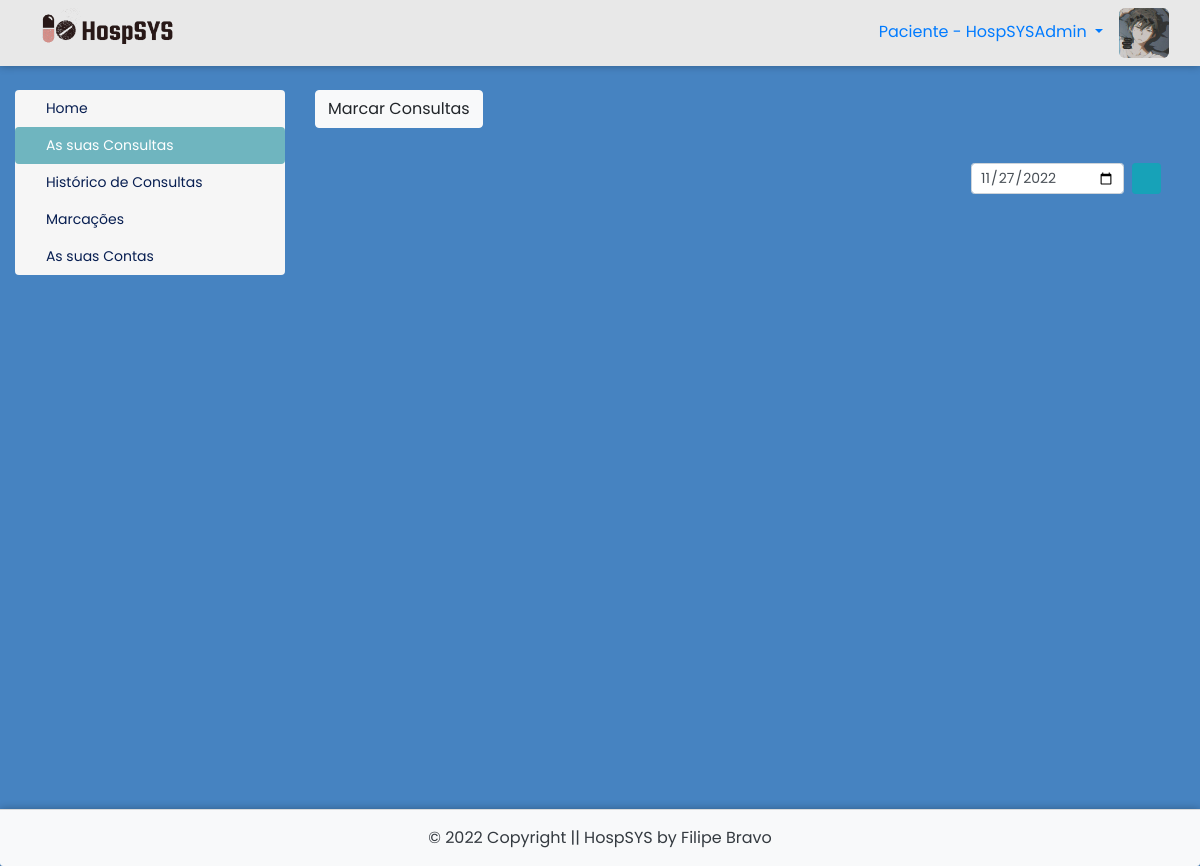
/painel-paciente/index.php?acao=consultas (signed in), run on the app's committed database.
### tables this page shows
CREATE TABLE `utilizadores` (
  `id` int(11) NOT NULL AUTO_INCREMENT,
  `nome` varchar(30) NOT NULL,
  `email` varchar(40) NOT NULL,
  `nif` varchar(20) NOT NULL,
  `cc` varchar(20) NOT NULL,
  `telefone` varchar(20) NOT NULL,
  `data_nascimento` date NOT NULL,
  `data_entrada` date DEFAULT NULL,
  `cedula` varchar(20) DEFAULT NULL,
  `especialidade` int(11) DEFAULT NULL,
  `consultorio` varchar(40) DEFAULT NULL,
  `password` varchar(200) DEFAULT NULL,
  `nivel` varchar(25) NOT NULL,
  `foto` varchar(150) DEFAULT NULL,
  `code` int(50) DEFAULT NULL,
  `status` varchar(30) DEFAULT NULL,
  `estado_conta` varchar(15) NOT NULL,
  PRIMARY KEY (`id`),
  KEY `especialidade` (`especialidade`),
  CONSTRAINT `utilizadores_ibfk_1` FOREIGN KEY (`especialidade`) REFERENCES `especialidades` (`id`) ON DELETE CASCADE
);

### painel-paciente/index.php (the view, shortened to what this page needs)
<?php
require_once("../conexao.php");
$id_utilizador = $_SESSION['id_utilizador'];
 $resultado_nif = $pdo->query("SELECT * from utilizadores where id = '$id_utilizador'");
 $dados_nif = $resultado_nif->fetchAll(PDO::FETCH_ASSOC);
 @$nif_paciente = $dados_nif[0]['nif'];
$resultado_foto = $pdo->query("SELECT * from utilizadores where id = $id_utilizador");
$dados_foto = $resultado_foto->fetchAll(PDO::FETCH_ASSOC);
$foto = $dados_foto[0]['foto'];
$resultado_nome = $pdo->query("SELECT * from utilizadores where id = $id_utilizador");
$dados_nome = $resultado_nome->fetchAll(PDO::FETCH_ASSOC);
$nome_utilizador = $dados_nome[0]['nome'];
$item1 = 'home';
$item2 = 'consultas';
$item3 = 'historico';
$item4 = 'marcacoes';
$item5 = 'editar-perfil';
$item6 = 'contaspagar';
if(@$_GET['acao'] == $item1){
	$item1ativo = 'active';
}elseif (@$_GET['acao'] == $item2) {
	$item2ativo = 'active';
}elseif (@$_GET['acao'] == $item3) {
	$item3ativo = 'active';
}elseif (@$_GET['acao'] == $item4) {
	$item4ativo = 'active';
}elseif (@$_GET['acao'] == $item6) {
	$item6ativo = 'active';
}else{
	$item1ativo = 'active';
}
?>
<!DOCTYPE html>
<html lang="pt-pt">
<head>
	<link rel="stylesheet" href="https://stackpath.bootstrapcdn.com/bootstrap/4.4.1/css/bootstrap.min.css">
	<link rel="stylesheet" href="../CSS/painel.css">
	<link rel="stylesheet" href="../CSS/footer.css">
	<link rel="stylesheet" href="../CSS/style1.css">
 	<link rel="stylesheet" href="https://cdnjs.cloudflare.com/ajax/libs/font-awesome/5.15.2/css/all.min.css"/>
	<link rel="stylesheet" href="https://cdnjs.cloudflare.com/ajax/libs/font-awesome/5.11.2/css/all.css">
</head>
<body>
<div style="box-shadow:0px 0px 8px rgba(0, 0, 0, 0.3);">
	<nav class="navbar navbar-light bg-light">
		<div class="col-md-12">
			<img class="float-left" src="../img/logohorizontal.png">
			<div class="float-right">
				<?php echo'<img style="height: 50px; width: 50px; border-radius: 6px;" src="../img/fotos-perfil/'.$foto.'">';?>
			</div>
			<li class="float-right nav-item dropdown">
				<a class="float-right nav-link dropdown-toggle mt-1" href="#" id="navbarDropdown" role="button" data-toggle="dropdown" aria-haspopup="true" aria-expanded="false">
					Paciente - <?php echo $nome_utilizador; ?>
				</a>
			</li>
			</div>
	</div>
<div class="main-container">
	<div class="container-fluid mt-4">
		<div class="row">
			<div class="col-md-3 col-sm-12 mb-4">
				<div class="nav flex-column nav-pills" id="v-pills-tab" role="tablist" aria-orientation="vertical">
					<a class="nav-link <?php echo $item1ativo ?>" id="v-pills-home-tab" href="index.php?acao=<?php echo $item1 ?>" role="tab" aria-controls="v-pills-home" aria-selected="true"><i class="fas fa-home mr-1"></i>Home</a>
					<a class="nav-link <?php echo $item2ativo ?>" id="link-medicos" href="index.php?acao=<?php echo $item2 ?>" role="tab" aria-controls="v-pills-profile" aria-selected="false"><i class="fas fa-calendar-check mr-1"></i>As suas Consultas</a>
					<a class="nav-link <?php echo $item3ativo ?>" id="v-pills-messages-tab" href="index.php?acao=<?php echo $item3 ?>" role="tab" aria-controls="v-pills-messages" aria-selected="false"><i class="fas fa-history mr-1"></i>Histórico de Consultas</a>
					<a class="nav-link <?php echo $item4ativo ?>" id="v-pills-messages-tab" href="index.php?acao=<?php echo $item4 ?>&funcao=marcacoes&id=<?php echo $id_utilizador ?>&nif=<?php echo $nif_paciente ?>" role="tab" aria-controls="v-pills-messages" aria-selected="false"><i class="fas fa-calendar mr-1"></i>Marcações</a>
					<a class="nav-link <?php echo $item6ativo ?>" id="v-pills-messages-tab" href="index.php?acao=<?php echo $item6 ?>" role="tab" aria-controls="v-pills-messages" aria-selected="false"><i class="fas fa-money-bill mr-1"></i>As suas Contas</a>
				</div>
			</div>
			<div class="col-md-9 col-sm-12">
				<div class="tab-content" id="v-pills-tabContent">
					<div class="tab-pane fade show active" role="tabpanel">
						<?php if(@$_GET['acao'] == $item1){
							include_once($item1.".php");
						}elseif (@$_GET['acao'] == $item2) {
							include_once($item2.".php");
						}elseif (@$_GET['acao'] == $item3) {
							include_once($item3.".php");
						}elseif (@$_GET['acao'] == $item4) {
							include_once($item4.".php");
						}elseif (@$_GET['acao'] == $item5) {
							include_once($item5.".php");
						}elseif (@$_GET['acao'] == $item6) {
							include_once($item6.".php");
						}else{
							include_once($item1.".php");
						}
						?>
					</div>
				</div>
			</div>
		</div>
	</div>
	<?php if (@$_GET['acao'] != 'chat1') { include('../footers/footer.php'); } ?>
</div>
</body>
</html>

### CSS/painel.css (style rules this page uses)
body { background-color:#4683c1; }
.navbar { background-color:#e8e8e8 !important; }
.navbar img { width:150px; }
.navbar li { list-style:none; }
.nav { background-color:#f6f6f6 !important; border-radius:4px !important; }
.nav a { color:#071e51; font-size:14px; }
.nav .active { background-color:#6fb5bf !important; }

### CSS/footer.css (style rules this page uses)
* { box-sizing: border-box; }
*:before, *:after { box-sizing: border-box; }
html, body { height: 100%; position: relative; }
.main-container { min-height: 100vh; overflow: hidden; display: block; position: relative; padding-bottom: 100px; }

### CSS/style1.css (style rules this page uses)
* { margin: 0; padding: 0; box-sizing: border-box; text-decoration: none; font-family: 'Poppins', sans-serif; }

### data on the page
utilizadores: foto (picture), nome "HospSYSAdmin"
